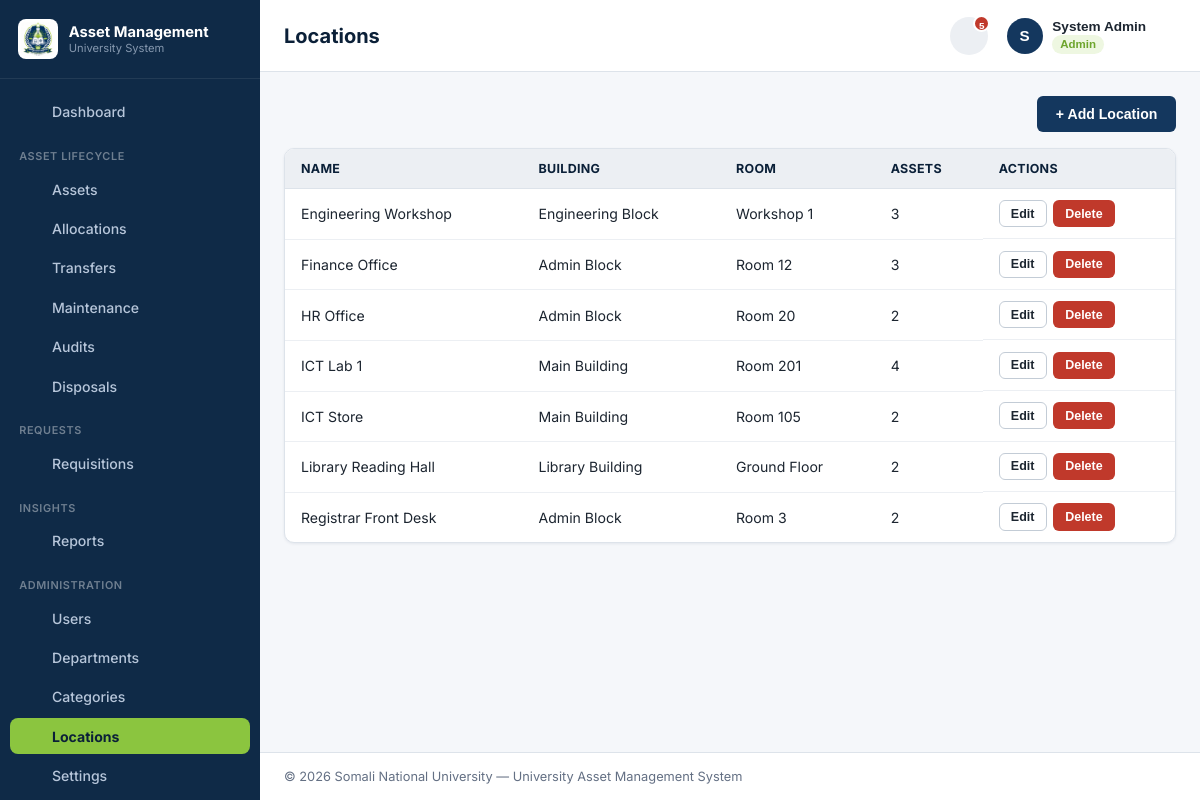
The app's page /modules/locations/list.php (signed in) with its own data.
### tables this page shows
CREATE TABLE locations (
    location_id    INT AUTO_INCREMENT PRIMARY KEY,
    location_name  VARCHAR(100) NOT NULL,
    building       VARCHAR(100) NULL,
    room           VARCHAR(50) NULL,
    created_at     TIMESTAMP NOT NULL DEFAULT CURRENT_TIMESTAMP,
    updated_at     TIMESTAMP NOT NULL DEFAULT CURRENT_TIMESTAMP ON UPDATE CURRENT_TIMESTAMP
);

### modules/locations/list.php (the view, shortened to what this page needs)
<?php
require_once __DIR__ . '/../../includes/bootstrap.php';
$locations = $pdo->query(
    'SELECT l.*, (SELECT COUNT(*) FROM assets a WHERE a.location_id = l.location_id) AS asset_count
     FROM locations l ORDER BY l.location_name'
)->fetchAll();
include __DIR__ . '/../../includes/layout/header.php';
?>
<div class="card-header">
    <button type="button" class="btn btn-primary" data-modal-target="modalCreateLoc">+ Add Location</button>
</div>
<div class="table-wrap">
<table id="locTable">
    <thead><tr><th data-sort>Name</th><th data-sort>Building</th><th data-sort>Room</th><th data-sort>Assets</th><th class="no-sort">Actions</th></tr></thead>
    <tbody>
    <?php foreach ($locations as $l): ?>
        <tr>
            <td><?= e($l['location_name']) ?></td>
            <td><?= e($l['building'] ?? '—') ?></td>
            <td><?= e($l['room'] ?? '—') ?></td>
            <td><?= (int) $l['asset_count'] ?></td>
            <td class="table-actions">
                <button type="button" class="btn btn-sm btn-outline" data-modal-target="modalEditLoc<?= $l['location_id'] ?>">Edit</button>
                <form method="post" action="" style="display:inline;" data-confirm="Delete location '<?= e($l['location_name']) ?>'?">
                    <button type="submit" class="btn btn-sm btn-danger">Delete</button>
                </form>
            </td>
        </tr>
    <?php endforeach; ?>
    </tbody>
</table>
</div>
<?php include __DIR__ . '/../../includes/layout/footer.php'; ?>

### static/css/style.css (style rules this page uses)
:root { --color-sidebar-bg: #0f2a47; --color-sidebar-bg-active: #16385e; --color-sidebar-text: #b7c6da; --color-sidebar-text-active: #ffffff; --color-primary: #14375e; --color-primary-dark: #0b2038; --color-primary-light: #e8edf3; --color-accent: #8bc53f; --color-accent-dark: #6ea52d; --color-accent-light: #eef7e1; --color-white: #ffffff; --color-gray-50: #f5f7fa; --color-gray-100: #eceff3; --color-gray-200: #dde3ea; --color-gray-300: #c3ccd6; --color-gray-500: #7c8898; --color-gray-700: #444e5c; --color-text: #1c2530; --color-text-muted: #647084; --color-success: #4c9a2a; --color-success-bg: #eef7e1; --color-warning: #c9861a; --color-warning-bg: #fbf0dd; --color-danger: #c0392b; --color-danger-bg: #fbe9e7; --color-neutral-bg: #eceff3; --radius: 10px; --shadow-sm: 0 1px 3px rgba(15, 42, 71, 0.08); --shadow-md: 0 8px 24px rgba(15, 42, 71, 0.14); --sidebar-width: 260px; }
* { box-sizing: border-box; }
body { margin: 0; font-family: 'Inter', 'Segoe UI', Tahoma, Geneva, Verdana, sans-serif; background: var(--color-gray-50); color: var(--color-text); font-size: 14.5px; }
.card-header { display: flex; align-items: center; justify-content: space-between; margin-bottom: 1rem; }
.btn { display: inline-flex; align-items: center; justify-content: center; gap: 0.4rem; padding: 0.55rem 1.1rem; border-radius: 6px; border: 1px solid transparent; font-size: 0.88rem; font-weight: 600; cursor: pointer; text-decoration: none; }
.btn-primary { background: var(--color-primary); color: #fff; }
.btn-outline { background: transparent; border-color: var(--color-gray-300); color: var(--color-text); }
.btn-danger { background: var(--color-danger); color: #fff; }
.btn-sm { padding: 0.35rem 0.7rem; font-size: 0.78rem; }
.table-wrap { background: var(--color-white); border: 1px solid var(--color-gray-200); border-radius: var(--radius); overflow-x: auto; box-shadow: var(--shadow-sm); }
table { width: 100%; border-collapse: collapse; font-size: 0.88rem; }
thead th { background: var(--color-gray-100); color: var(--color-primary-dark); text-align: left; padding: 0.75rem 1rem; font-size: 0.78rem; text-transform: uppercase; letter-spacing: 0.3px; border-bottom: 1px solid var(--color-gray-200); cursor: pointer; white-space: nowrap; }
thead th.no-sort { cursor: default; }
tbody td { padding: 0.7rem 1rem; border-bottom: 1px solid var(--color-gray-100); vertical-align: middle; }
tbody tr:last-child td { border-bottom: none; }
.table-actions { display: flex; gap: 0.4rem; flex-wrap: wrap; }

### records on screen
locations: location_name "Engineering Workshop", building "Engineering Block", room "Workshop 1", asset_count "3"
locations: location_name "Finance Office", building "Admin Block", room "Room 12", asset_count "3"
locations: location_name "HR Office", building "Admin Block", room "Room 20", asset_count "2"
locations: location_name "ICT Lab 1", building "Main Building", room "Room 201", asset_count "4"
locations: location_name "ICT Store", building "Main Building", room "Room 105", asset_count "2"
locations: location_name "Library Reading Hall", building "Library Building", room "Ground Floor", asset_count "2"
locations: location_name "Registrar Front Desk", building "Admin Block", room "Room 3", asset_count "2"

### other values on screen
t('brand.title') "Asset Management"
t('brand.subtitle') "University System"
$label "Dashboard Assets Allocations Transfers Maintenance Audits Disposals Requisitions Reports Users Departments Categories Locations Settings"
t('nav.section.assets') "ASSET LIFECYCLE"
t('nav.section.requests') "REQUESTS"
t('nav.section.insights') "INSIGHTS"
t('nav.section.admin') "ADMINISTRATION"
$pageTitle "Locations"
$pendingAlertTotal "5"
mb_strtoupper(mb_substr($user['name'] ?? 'A', 0, 1)) "S"
$user['name'] "System Admin"
$user['role_name'] "Admin"
$uniName "Somali National University"
t('footer.system_name') "University Asset Management System"
